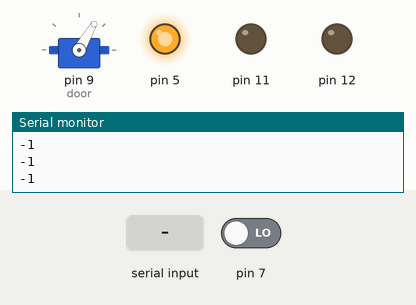
Bench run of a sketch on a simulated Arduino Uno, built with avr-gcc and run on an emulated ATmega328P. Parts: servo, output pins drawn as LEDs (lit = HIGH), the last lines printed to the serial monitor. The test bench sets the inputs (shaded band); at power-on: pin 7 LOW.

Above: at 1.2 s.
1.3 s: "o" received over the second serial link
At 1.8 s:
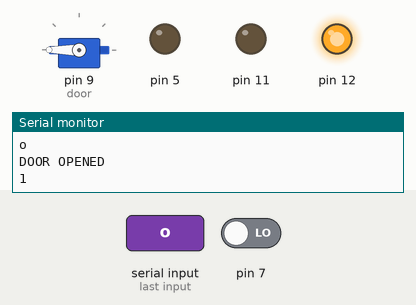
2.8 s: "c" received over the second serial link
At 5.2 s:
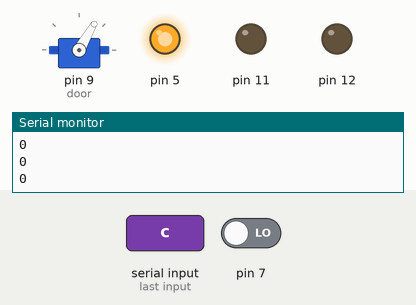
5.8 s: pin 7 driven HIGH
At 6.9 s:
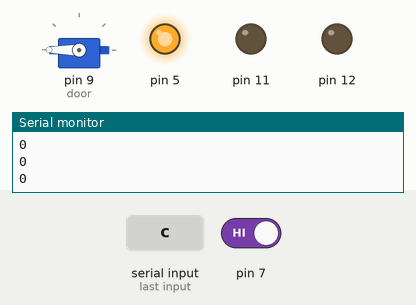
7.3 s: "2" received over the second serial link
At 9.2 s:
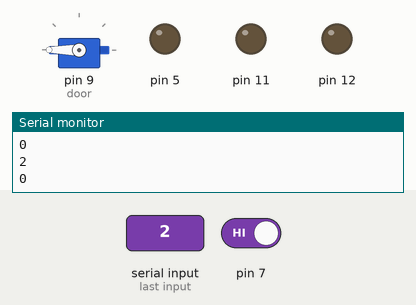
10.3 s: "1" received over the second serial link
11.8 s: pin 7 driven LOW
At 12.6 s:
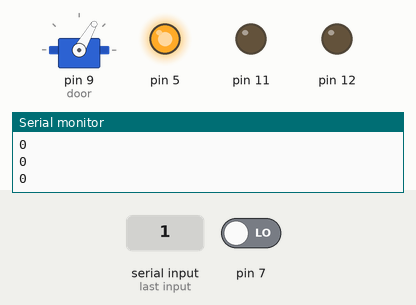
Timing chart, 0 to 14.3 s (numbered marks = the images above; inputs shaded):
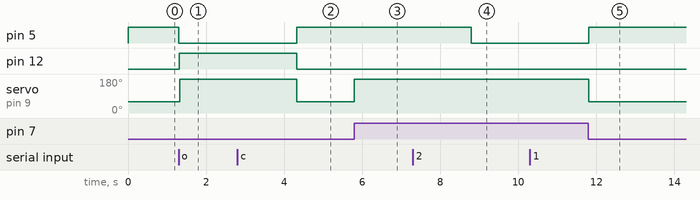

The sketch:

blutry.ino
```cpp
#include<SoftwareSerial.h>
#include<Servo.h>
Servo door;
int a=-1;
SoftwareSerial blu(3, 2);
void setup() {
  // put your setup code here, to run once:
  Serial.begin(9600);
  blu.begin(9600);
  pinMode(12,OUTPUT);
  pinMode(11,OUTPUT);
  pinMode(5,OUTPUT);
  pinMode(7,INPUT);
  door.attach(9);
  door.write(60);

}

void loop() {
  // put your main code here, to run repeatedly:
  digitalWrite(5,HIGH);
  digitalWrite(11,LOW);
  if (blu.available())
  {
    digitalWrite(5,LOW);
  digitalWrite(11,LOW);
    char data=blu.read();
    Serial.println(data);
     if(data=='o')
     {
       Serial.println("DOOR OPENED");
       a=1;
       digitalWrite(12,HIGH);
     }
     else if(data=='c')
     {
       Serial.println("DOOR CLOSED");
       a=0;
       digitalWrite(12,LOW);
     }
  }
  Serial.println(a);
  if(digitalRead(7)==HIGH or a==1)
  {
    door.write(180);
    delay(3000);
  }
  else if(digitalRead(7)!=HIGH or a==0)
  {
    door.write(60);
  }
}
```

Measured:
- after the input at 1.3 s, pin 5: HIGH → LOW at once; pin 12: LOW → HIGH at once; servo on pin 9 (door): 60° → 180° at once
- after the input at 2.8 s, pin 12: HIGH → LOW after 1.5 s; servo on pin 9 (door): 180° → 60° after 1.5 s
- after the input at 5.8 s, servo on pin 9 (door): 60° → 180° at once
- after the input at 7.3 s, pin 5: HIGH → LOW after 1.5 s
- after the input at 10.3 s, every drawn part: stays the same
- after the input at 11.8 s, pin 5: LOW → HIGH at once; servo on pin 9 (door): 180° → 60° at once
